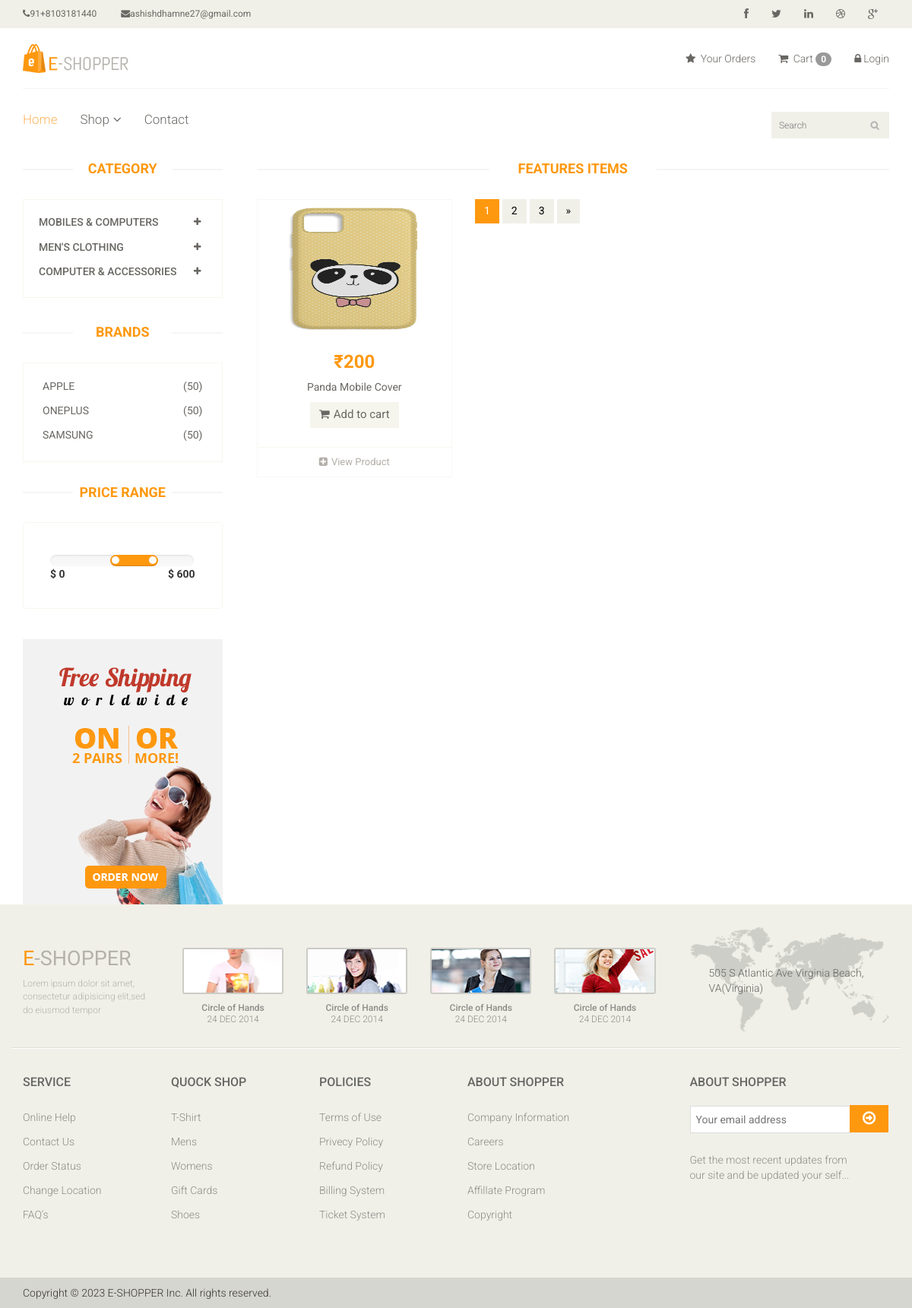
The app's page /product/?category=1 with its own data.
### app/models.py (models this page shows, shortened)
class Category(models.Model):
    name = models.CharField(max_length=150)

class Brand(models.Model):
    name = models.CharField(max_length=200)

class Product(models.Model):
    Availability = (('In Stock', 'In Stock'),('Out of Stock', 'Out of Stock'))
    category = models.ForeignKey(Category, on_delete=models.CASCADE, null=False, default='')
    subcategory = models.ForeignKey(Sub_Category, on_delete=models.CASCADE, null=False, default='')
    brand = models.ForeignKey(Brand, on_delete=models.CASCADE,null=True)
    image = models.ImageField(upload_to = 'ecommerce/pimg')
    name = models.CharField(max_length=150)
    price = models.IntegerField()
    Availability = models.CharField(choices=Availability, null=True, max_length=100)
    date = models.DateTimeField(auto_now_add=True)

### E_shop/views.py (the view)
# urls.py: path('product/', views.Product_Page, name='product'),
def Product_Page(request):
    category = Category.objects.all()
    brand = Brand.objects.all()
    brandID = request.GET.get('brand')
    categoryID = request.GET.get('category')
    if categoryID:
        product = Product.objects.filter(subcategory = categoryID).order_by('-id')
    elif brandID:
        product = Product.objects.filter(brand = brandID).order_by('-id')
    else:
        product = Product.objects.all()
    context = {
        'category': category,
        'brand': brand,
        'product':product,
    }
    return render(request, 'product.html', context)

### templates/product.html (shortened to what this page needs)
{% extends "master.html" %}
{% block body %}
<section>
    <div class="container">
        <div class="row">
            <div class="col-sm-3">
                <div class="left-sidebar">
                    <h2>Category</h2>
                    <div class="panel-group category-products" id="accordian">
                        {% for cat in category %}
						<div class="panel panel-default">
							<div class="panel-heading">
								<h4 class="panel-title">
									<a data-toggle="collapse" data-parent="#accordian" href="#{{cat.id}}">
										<span class="badge pull-right"><i class="fa fa-plus"></i></span>
										{{cat.name}}
									</a>
								</h4>
							</div>
						</div>
						{%endfor%}
                    </div>
                    <div class="brands_products">
						<h2>Brands</h2>
						<div class="brands-name">
							<ul class="nav nav-pills nav-stacked">
								{% for i in brand %}
								<li><a href="/product/?brand={{i.id}}"> <span class="pull-right">(50)</span>{{i.name}}</a></li>
								{% endfor %}
							</ul>
						</div>
					</div>
                    <div class="price-range">
                        <h2>Price Range</h2>
                        <div class="well">
                             <input type="text" class="span2" value="" data-slider-min="0" data-slider-max="600" data-slider-step="5" data-slider-value="[250,450]" id="sl2" ><br />
                             <b>$ 0</b> <b class="pull-right">$ 600</b>
                        </div>
                    </div>
                    <div class="shipping text-center">
                        <img src="images/home/shipping.jpg" alt="" />
                    </div>
                </div>
            </div>
            <div class="col-sm-9 padding-right">
                <div class="features_items">
                    <h2 class="title text-center">Features Items</h2>
                    {%for prod in product%}
					<div class="col-sm-4">
						<div class="product-image-wrapper">
							<div class="single-products">
									<div class="productinfo text-center">
										<img src="/{{prod.image}}" alt="" height="180px;"/>
										<h2>&#8377;{{prod.price}}</h2>
										<p>{{prod.name}}</p>
										<a href="{% url 'cart_add' prod.id %}" class="btn btn-default add-to-cart"><i class="fa fa-shopping-cart"></i>Add to cart</a>
									</div>
									<div class="product-overlay">
										<div class="overlay-content">
										</div>
									</div>
							</div>
							<div class="choose">
								<ul class="nav nav-pills nav-justified">
									<li><a href="{{prod.id}}"><i class="fa fa-plus-square"></i>View Product</a></li>
								</ul>
							</div>
						</div>
					</div>
					{%endfor%}
                    <ul class="pagination">
                        <li class="active"><a href="">1</a></li>
                        <li><a href="">2</a></li>
                        <li><a href="">3</a></li>
                        <li><a href="">&raquo;</a></li>
                    </ul>
                </div>
            </div>
        </div>
    </div>
</section>
{% endblock %}

### records on screen
Category: name "MOBILES & COMPUTERS"
Category: name "MEN'S CLOTHING"
Category: name "COMPUTER & ACCESSORIES"
Brand: name "APPLE"
Brand: name "ONEPLUS"
Brand: name "SAMSUNG"
Product: image (picture), price "200", name "Panda Mobile Cover"

### other values on screen
{{ request.session.cart|length }} "0"
